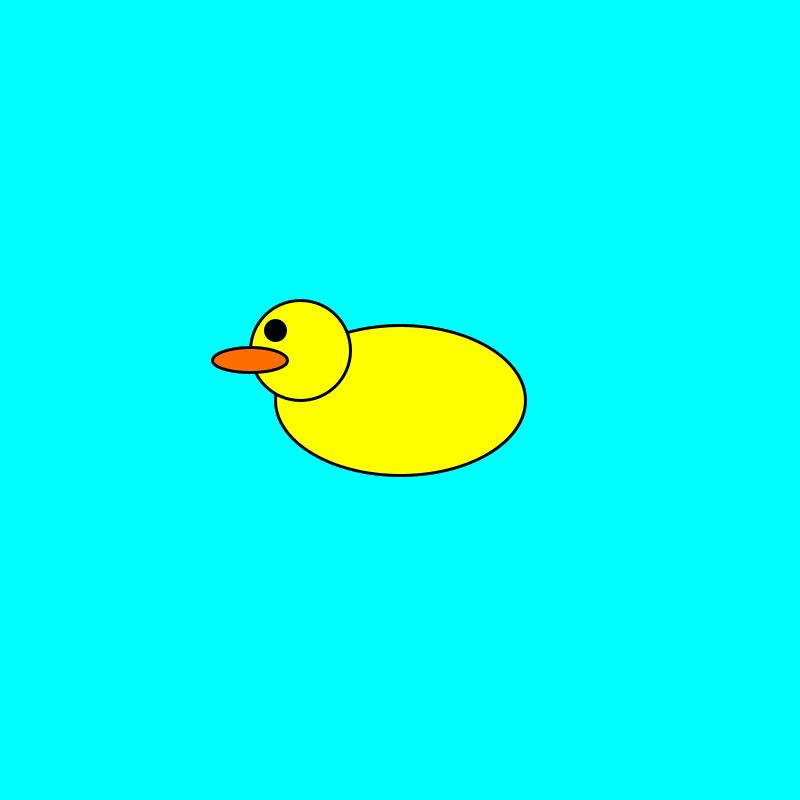
Frame 1 (no input)
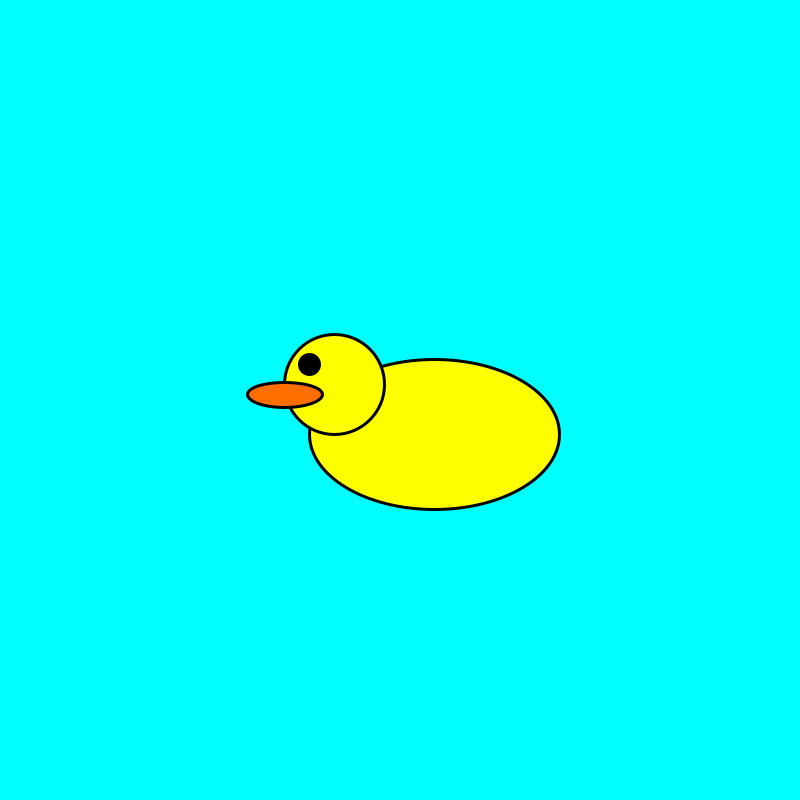
Frame 60 (the mouse pressed at the canvas centre just before this capture)
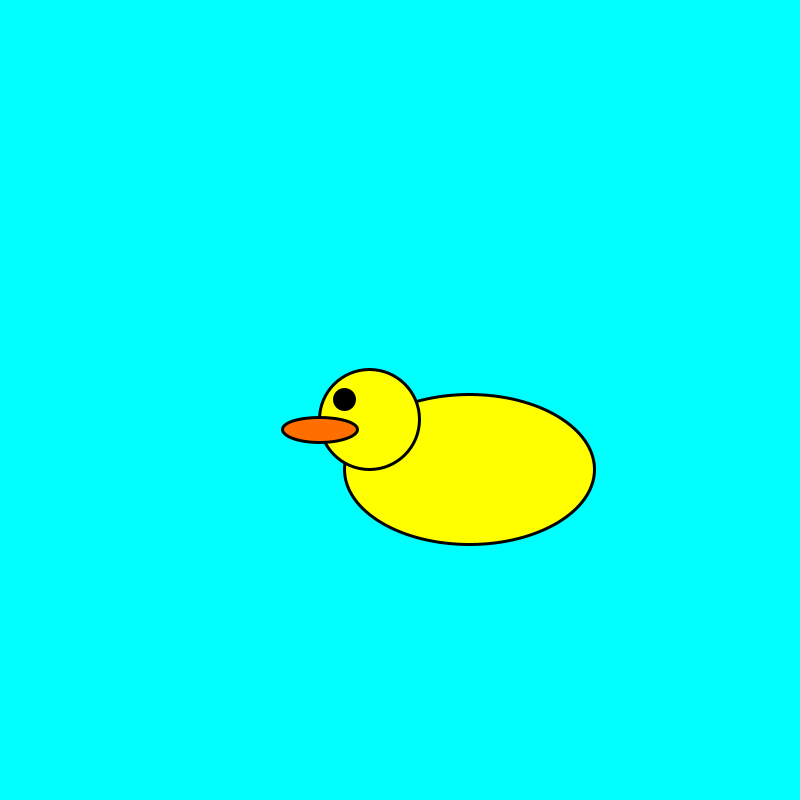
Frame 120 (the mouse held since frame 60 and released just before this capture)

The Processing sketch that drew these frames (run headless with seeded random() and noise(); from frame 60 on, the mouse is pressed at the canvas centre):

// Processing sketch: Bouncing_Duck
// ── Bouncing_Duck.pde
float xPos;
float yPos;
float dx;
float dy;

void setup() {
  size(800, 800);
  xPos = yPos = 400;
  dx = dy = random(-2, 2);
}

void draw() {
  background(0, 255, 255);
  strokeWeight(3);

  // Body
  fill(255, 255, 0);
  ellipse(xPos, yPos, 250, 150);

  // Head
  ellipse(xPos-100, yPos-50, 100, 100);

  // Eye
  fill(0, 0, 0);
  circle(xPos-125, yPos-70, 20);

  // Beak
  fill(255, 111, 0);
  ellipse(xPos-150, yPos-40, 75, 25);


  // Bounce Duck horizontally
  if (xPos + 125 > width) {
    dx = -dx;  
  }
  else if(xPos - 185 < 0){
    dx = -dx;
  }
  
  
  // Bounce duck vertically
  if (yPos + 75 > height){
    dy = -dy;
  }
  else if(yPos - 95 < 0){
    dy = -dy;
  }
  
  xPos = xPos + dx;
  yPos = yPos + dy;
  
}
